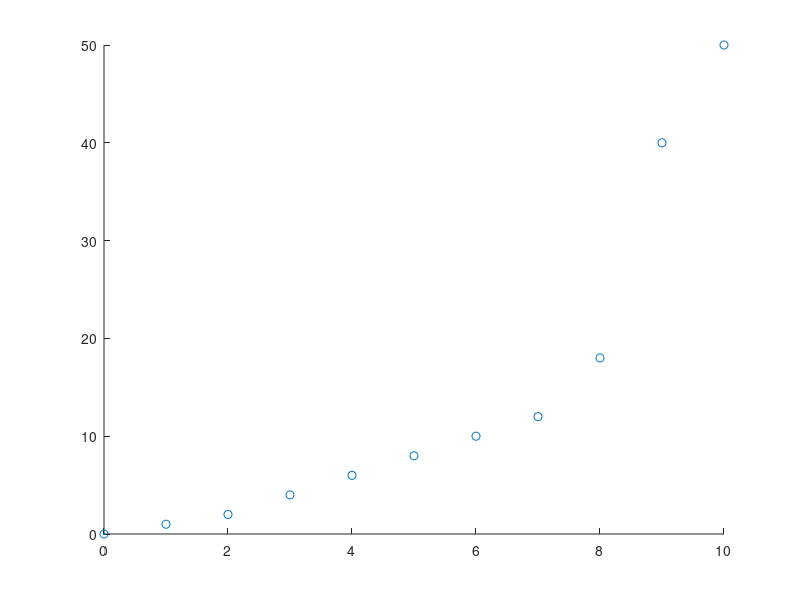

Recreate this plot in MATLAB. (Note: this script raises an error after producing the figure.)
close all;

X=[0;0];
theta=0;
phi=0;
x_path = [0:10;0,1,2,4,6,8,10,12,18,40,50];
theta_path = 0;
K=1;
i=2;
phi_save = [];
v_save=[];
while K<4
    %t=(i-1)/1000;
    %plot(X(1),X(2));
    %hold on;
%     if i==5000
%         alpha=pi/2-0.1;
%     end
%     if theta>=pi/2
%         alpha=0;
%     end
    if norm(X(:,i-1)-x_path(:,K))<0.5
        K=K+1;
        figure();
        scatter(x_path(1,:),x_path(2,:));
        hold on;
        plot(X(1,:),X(2,:));
    end

    [phi,v] = controlador(X(:,i-1),theta, x_path(:,K), theta_path, phi);
    phi_save = [phi_save, phi];
    v_save = [v_save , v];
    [X(:,i),theta]=robot(X(:,i-1),theta,phi,v,0.01);
    i=i+1;
end
figure;
plot(x_path(1,:),x_path(2,:));
hold on;
plot(X(1,:),X(2,:));


plot(phi_save);
plot(v_save);
